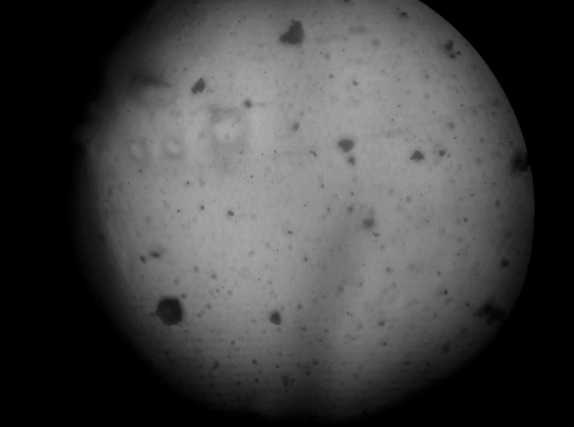
%> input picture MATLAB/image_2_prakriti_cropped.png, 574 x 427 px
$ octave --eval "detect_dark_on_flatfield_robust;"   (GNU Octave 9; MATLAB toolbox functions it lacks are replaced by stand-ins)
%> lines starting %> are read from the running program, lines starting %| are printed output that depends on the picture; in (x1, y1, x2, y2) boxes, pixels count from 0 and x2, y2 are one past the last pixel; in counts of white or black regions, pixels touching at a corner belong together; the program's own positions count from 1
function detect_dark_on_flatfield_robust(imgPath, pixelSize_um)
% Robust dark-blob (crystal) detection with flat-fielding, local z-score,
% multi-scale, scale-normalized LoG, and statistical thresholding.
%
% Usage:
%   detect_dark_on_flatfield_robust('image.png', 0.5)    % pixel size in µm/px
%   detect_dark_on_flatfield_robust('image.png')         % defaults to 1 µm/px
%
% Output:
%   - Figures showing each stage
%   - Console stats
%   - CSV "crystal_measurements_robust.csv" with centroids & dimensions

tic;

if nargin < 1, imgPath = 'image_2_prakriti_cropped.png'; end
if nargin < 2, pixelSize_um = 1; end   % if scale unknown, stays in pixels

% ================= Tunable parameters (stable across images) ==============
bgSigma      = 40;          % Gaussian sigma for background (flat-field)
rimFrac      = 0.92;        % keep only central disk to avoid vignette rim
minAreaPx    = 100;         % remove tiny specks after thresholding
closeR       = 2;           % morphological closing radius
locSigma     = 6;           % local mean/std window (px) for z-score
scales       = [1.2 1.8 2.6 3.6 4.8];   % LoG radii (px) to cover blob sizes
alpha        = 1e-6;        % per-pixel false-positive rate (Gaussian tail)
useFDR       = false;       % true => Benjamini-Hochberg FDR instead of alpha
qFDR         = 0.05;        % FDR rate if useFDR=true
gatePercent  = 70;          % LoG gate percentile (60–80 typical)
% ==========================================================================

% ------------------ Load & grayscale ------------------
I0 = imread(imgPath);
%> I0 is the input picture: size 427x574x3 uint8; mean R, G, B 67.2, 67, 66.8
if size(I0,3) > 1, I0 = rgb2gray(I0); end
I0 = im2single(I0);
%> I0: size 427x574 single

% ------------------ Flat-field ------------------------
bg = imgaussfilt(I0, bgSigma);
F  = I0 - bg;
F  = F - min(F(:));
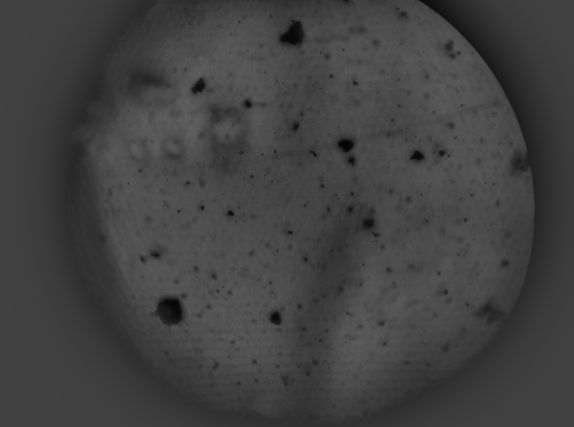
%> F: size 427x574 single; min 0, max 0.382, mean 0.259
F  = F ./ max(F(:) + eps);  % [0,1]

% ------------------ ROI (avoid rim) -------------------
[h,w] = size(F);
%> h = 427; w = 574
[xg,yg] = meshgrid((1:w)-w/2, (1:h)-h/2);
roi = sqrt(xg.^2 + yg.^2) <= min(h,w)*0.5*rimFrac;

% ------------------ Local z-score ---------------------
mu   = imgaussfilt(F, locSigma);
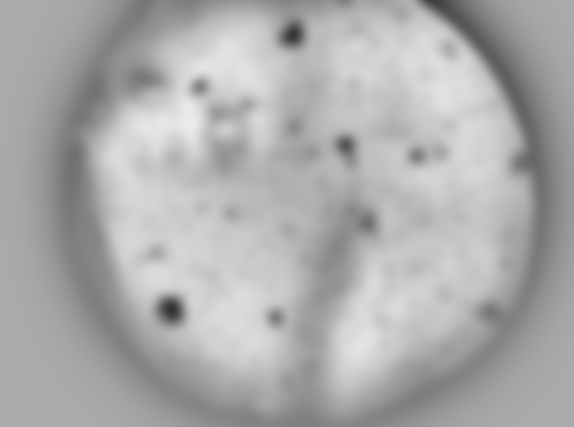
%> mu: size 427x574 single; min 0.202, max 0.927, mean 0.678
varL = imgaussfilt(F.^2, locSigma) - mu.^2;
sigmaL = sqrt(max(varL, 1e-8));
Z  = (F - mu) ./ sigmaL;       % negative where locally dark
Zneg = max(-Z, 0);             % positive for dark

% ------------------ Multi-scale LoG (scale-normalized) -------------------
LoGmax = zeros(size(F), 'like', F);
%> LoGmax: size 427x574 single; every value is 0
for s = scales
    k = ceil(6*s); if mod(k,2)==0, k = k+1; end
    hLog = fspecial('log', [k k], s);
    resp = -(s^2) * imfilter(F, hLog, 'symmetric');  % dark centers => positive
    LoGmax = max(LoGmax, resp);
end
%> this loop made 5 passes
%> pass 1, in detect_dark_on_flatfield_robust, `resp = -(s^2) * imfilter(F, hLog, 'symmetric');`:
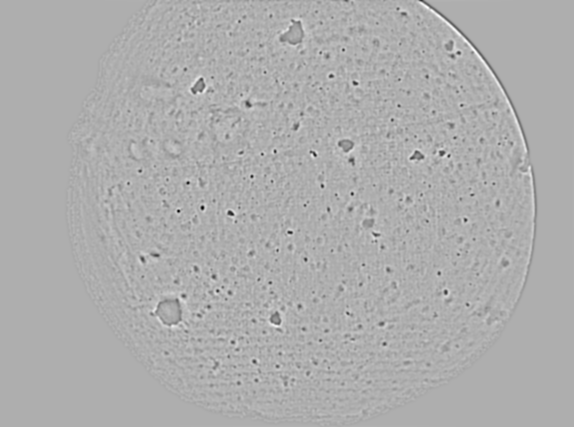
%> resp: size 427x574 single; min -0.262, max 0.121, mean -9.51e-11; drawn with min black and max white
%> after the loop:
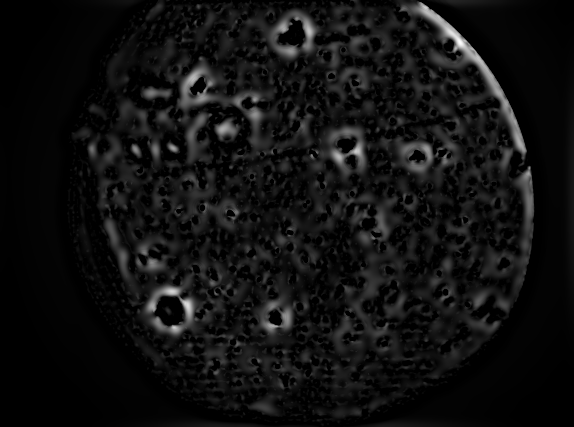
%> LoGmax: size 427x574 single; min 0, max 0.169, mean 0.0112; drawn with min black and max white
LoGmax = LoGmax ./ max(LoGmax(:) + eps);

% ------------------ Combine cues into score (0..1) -----------------------
Zd = Zneg; Zd = Zd ./ max(Zd(:) + eps);
score = 0.5*Zd + 0.5*LoGmax;
score(~roi) = 0;

% ------------------ Statistical thresholding -----------------------------
if ~useFDR
    % Per-pixel alpha on Zneg (Gaussian right tail)
    zThr = sqrt(2) * erfcinv(2*alpha);   % e.g., alpha=1e-6 -> ~4.75
    BW1  = (Zneg >= zThr) & roi;
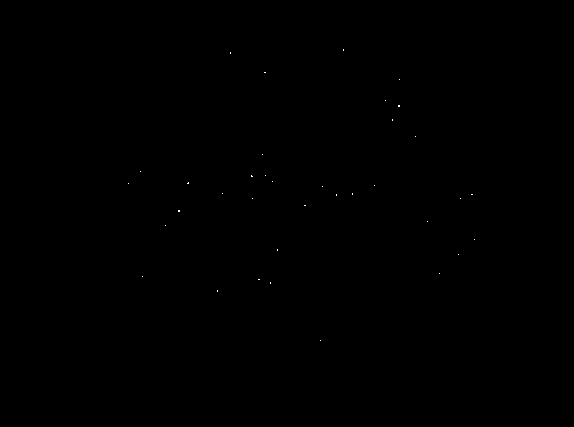
%> BW1: size 427x574 logical; 0.02% white in thin lines or dots, all inside (x1, y1, x2, y2) = (128, 49, 475, 341)
else
    % FDR on Zneg p-values
    p = 1 - normcdf(Zneg);   % right-tail p-values
    p(~roi) = 1;
    [ps, ord] = sort(p(:), 'ascend');
    m = numel(ps);
    thrIdx = find(ps <= ((1:m)'/m)*qFDR, 1, 'last');
    BW1 = false(size(F));
    if ~isempty(thrIdx)
        pcut = ps(thrIdx);
        BW1 = p <= pcut;
    end
    BW1 = BW1 & roi;
end

% Gate using LoG strength to suppress non-blob texture
tau = prctile(LoGmax(roi), gatePercent);
%> tau = 0.119
BW2 = (LoGmax >= tau) & roi;
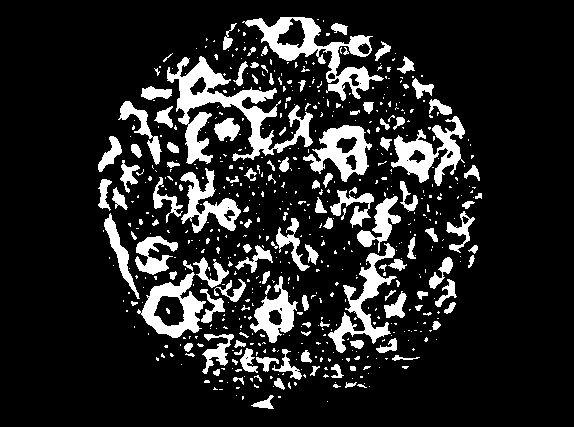
%> BW2: size 427x574 logical; 14.8% white; 610 white regions (483 under 20 px), largest, box (x1, y1, x2, y2) and area: (167, 56, 313, 164) 4599, (242, 17, 384, 101) 3080, (391, 116, 465, 186) 2103

BW = BW1 & BW2;   % robust mask before cleanup
%> BW: size 427x574 logical; every value is 0

% ------------------ Cleanup ---------------------------
BW = imclose(BW, strel('disk', closeR));
BW = imfill(BW, 'holes');
BW = bwareaopen(BW, minAreaPx);

% ------------------ Measure blobs ---------------------
CC = bwconncomp(BW);
%> CC = 0 connected components
S  = regionprops(CC, 'Area','Perimeter','Centroid','BoundingBox', ...
                      'EquivDiameter','MajorAxisLength','MinorAxisLength');
%> S = 0 regions

T = struct2table(S);
%> T = 0 regions
if ~isempty(T)
    % Pixels
    T.CentroidX_px = T.Centroid(:,1);
    T.CentroidY_px = T.Centroid(:,2);
    T.Circularity  = 4*pi*T.Area ./ (T.Perimeter.^2 + eps);
    T.AxisRatio    = T.MinorAxisLength ./ (T.MajorAxisLength + eps);
    % Microns
    T.CentroidX_um       = T.CentroidX_px * pixelSize_um;
    T.CentroidY_um       = T.CentroidY_px * pixelSize_um;
    T.EquivDiameter_um   = T.EquivDiameter   * pixelSize_um;
    T.MajorAxisLength_um = T.MajorAxisLength * pixelSize_um;
    T.MinorAxisLength_um = T.MinorAxisLength * pixelSize_um;
    T.Area_um2           = T.Area * (pixelSize_um^2);
end
toc;

% ------------------ Plots ------------------------------
figure('Name','Robust dark-blob detection');
tiledlayout(3,4,'Padding','compact','TileSpacing','compact');

nexttile; imshow(I0,[]); title('1) Original');
nexttile; imshow(bg,[]);  title('2) Background');
nexttile; imshow(F,[]);   title('3) Flat-fielded');

nexttile; imshow(Zneg,[]); title('4) Local z-score (dark ↑)');
nexttile; imshow(LoGmax,[]); title('5) Max LoG (multi-scale)');
nexttile; imshow(score,[]); title('6) Combined score');

nexttile; imshow(BW1,[]); title('7) Stat. mask (alpha/FDR)');
nexttile; imshow(BW2,[]); title(sprintf('8) LoG gate ≥ %d%%',gatePercent));
nexttile; imshow(BW,[]);  title('9) Union & cleanup');

% Overlay detections
nexttile; imshow(I0,[]); hold on;
for k=1:height(T)
    rectangle('Position', T.BoundingBox(k,:), 'EdgeColor','r','LineWidth',1.5);
    p = plot(T.CentroidX_px(k), T.CentroidY_px(k), 'g+'); set(p,'MarkerSize',7,'LineWidth',1.2);
end
%> this loop made 0 passes
title(sprintf('10) Detections: %d', height(T))); hold off;

% Confidence map = score × BW
conf = score .* BW;
nexttile; imshow(conf,[]); title('11) Confidence (score×mask)');

% Size histograms
nexttile;
if ~isempty(T)
    histogram(T.EquivDiameter); xlabel('Equiv. diameter (px)'); ylabel('Count');
else
    text(0.5,0.5,'No detections','HorizontalAlignment','center'); axis off;
end
title('12) Size distribution');

% ------------------ Stats & export ---------------------
fprintf('Robust detector: %d crystals\n', height(T));
%| Robust detector: 0 crystals
%> `detect_dark_on_flatfield_robust;`:
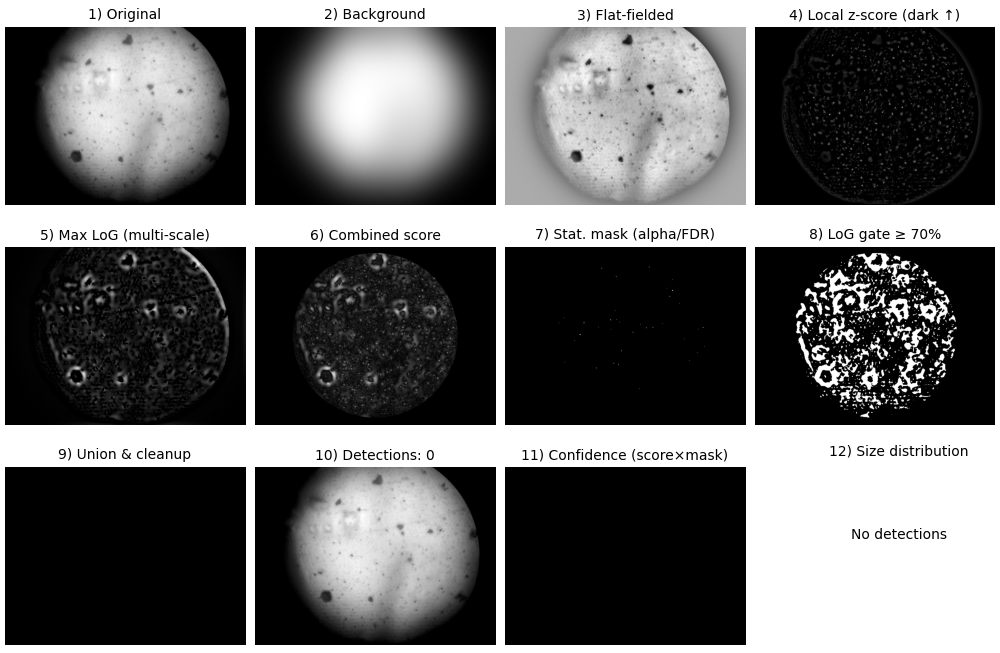
%> figure redrawn from the program's plot data, 12 panels
if ~isempty(T)
    fprintf('Median equiv. diam = %.2f px (%.2f µm)\n', ...
        median(T.EquivDiameter), median(T.EquivDiameter_um));
    fprintf('Median area = %.1f px^2 (%.2f µm^2)\n', ...
        median(T.Area), median(T.Area_um2));
    writetable(T, 'crystal_measurements_robust.csv');
    disp('Saved: crystal_measurements_robust.csv');
end


end
